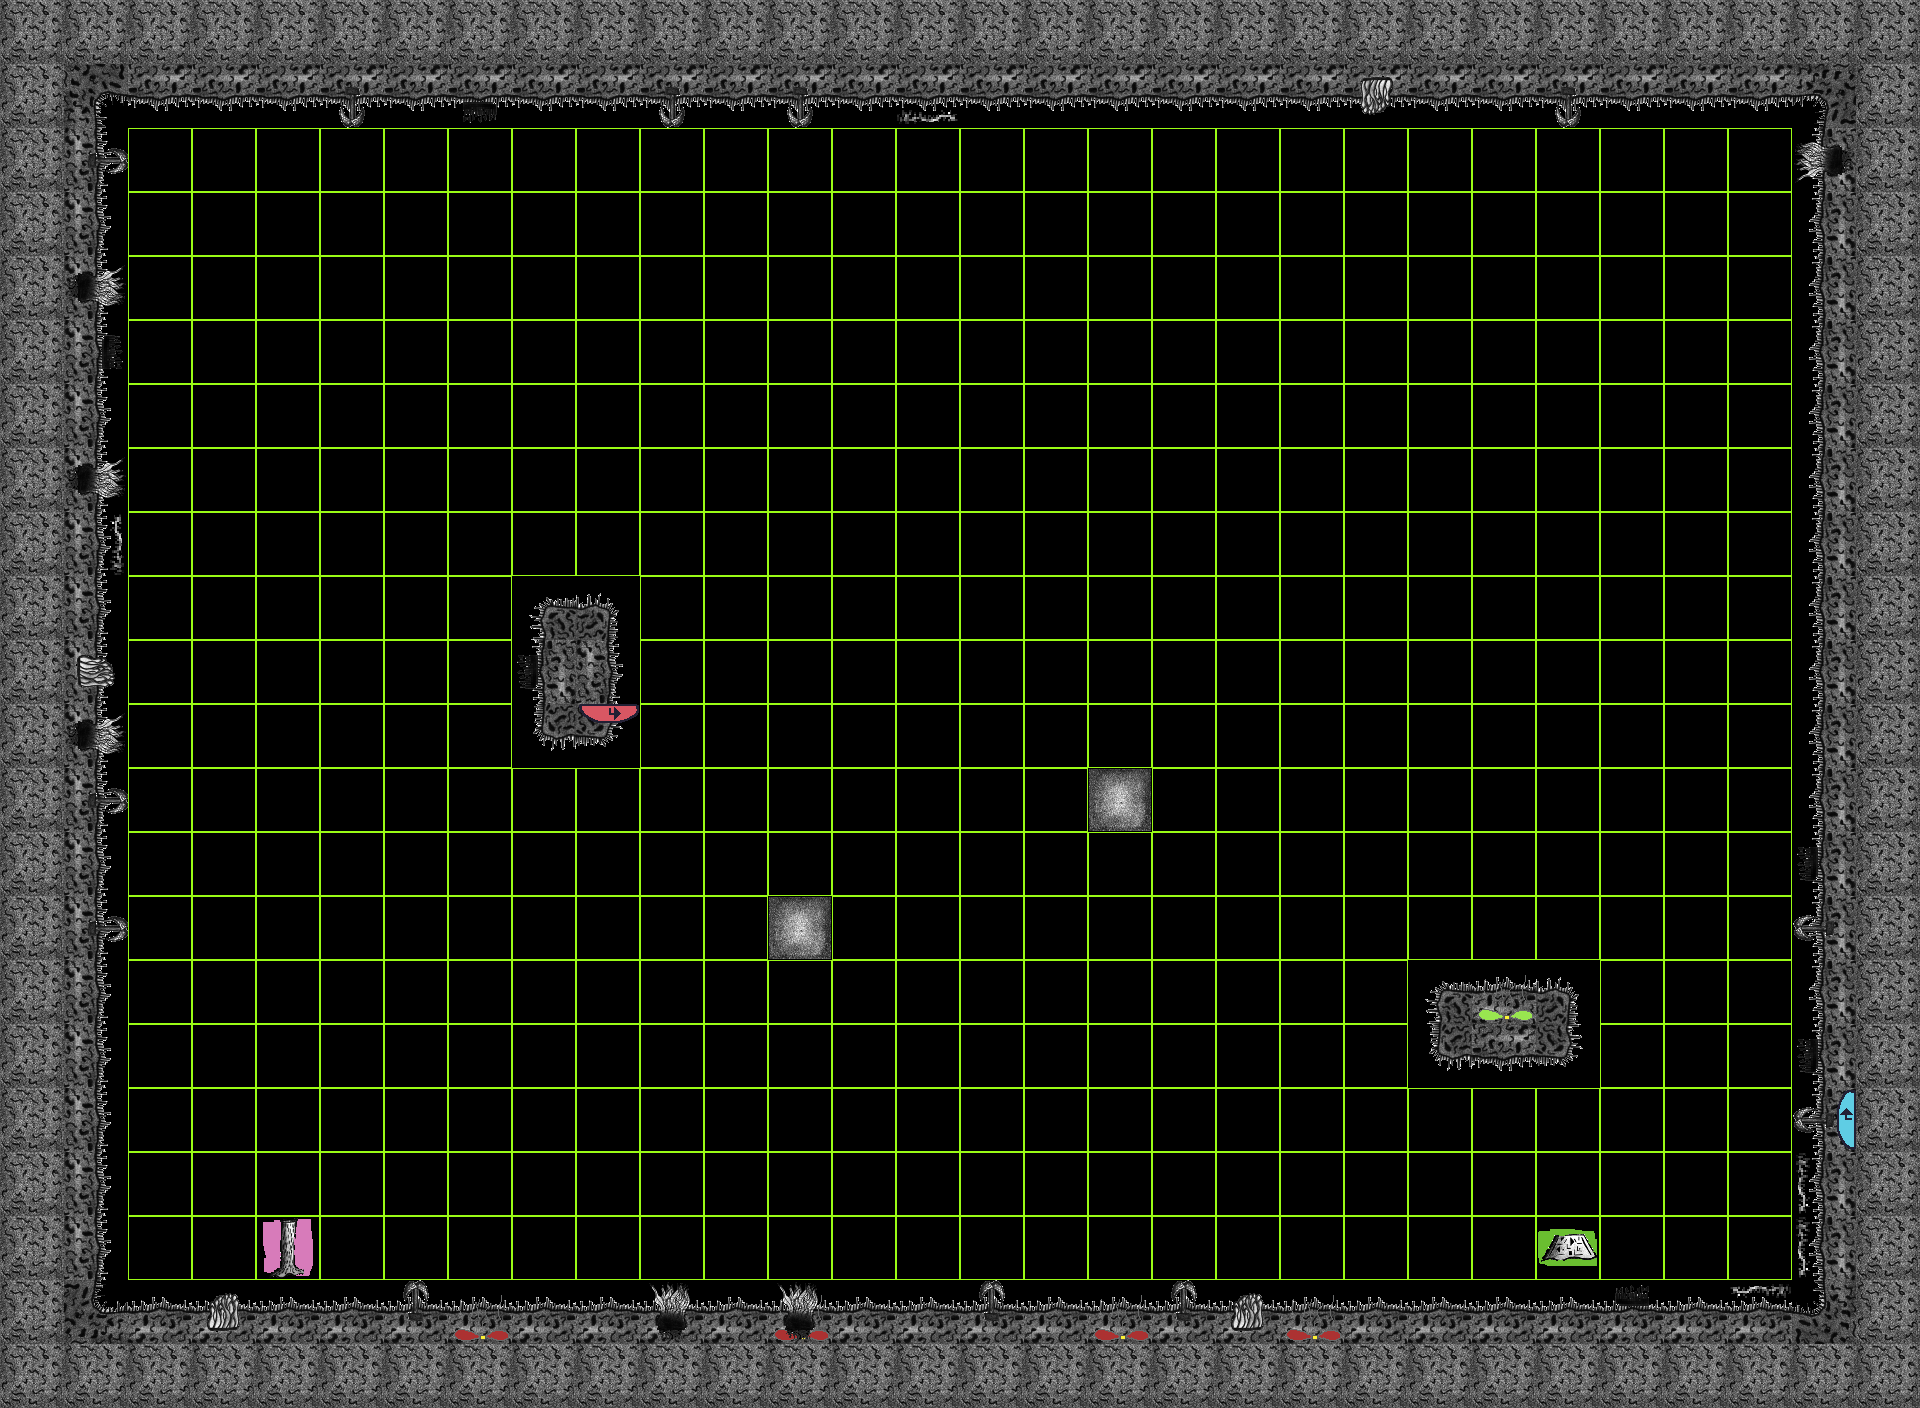

A level layout from a 2D game, rendered from its tile map. Below: a short description, then the map file with its tile-grid data intact:
An orthogonal 30x22 tile map with 64x64 px tiles, 3 tile layers (Tiles, Ingredients, Decorations), 3 tilesets.

<map version="1.0" orientation="orthogonal" renderorder="right-down" width="30" height="22" tilewidth="64" tileheight="64" nextobjectid="4">
 <tileset firstgid="1" source="../Tiles.tsx" />
 <tileset firstgid="51" source="../Ingredients.tsx" />
 <tileset firstgid="101" source="../Decorations.tsx" />
 <layer name="Tiles" width="30" height="22">
  <data encoding="csv">
13,13,13,13,13,13,13,13,13,13,13,13,13,13,13,13,13,13,13,13,13,13,13,13,13,13,13,13,13,13,
13,16,23,23,23,23,23,23,23,23,23,23,23,23,23,23,23,23,23,23,23,23,23,23,23,23,23,23,15,13,
13,14,1,1,1,1,1,1,1,1,1,1,1,1,1,1,1,1,1,1,1,1,1,1,1,1,1,1,12,13,
13,14,1,1,1,1,1,1,1,1,1,1,1,1,1,1,1,1,1,1,1,1,1,1,1,1,1,1,12,13,
13,14,1,1,1,1,1,1,1,1,1,1,1,1,1,1,1,1,1,1,1,1,1,1,1,1,1,1,12,13,
13,14,1,1,1,1,1,1,1,1,1,1,1,1,1,1,1,1,1,1,1,1,1,1,1,1,1,1,12,13,
13,14,1,1,1,1,1,1,1,1,1,1,1,1,1,1,1,1,1,1,1,1,1,1,1,1,1,1,12,13,
13,14,1,1,1,1,1,1,1,1,1,1,1,1,1,1,1,1,1,1,1,1,1,1,1,1,1,1,12,13,
13,14,1,1,1,1,1,1,1,1,1,1,1,1,1,1,1,1,1,1,1,1,1,1,1,1,1,1,12,13,
13,14,1,1,1,1,1,1,2,4,1,1,1,1,1,1,1,1,1,1,1,1,1,1,1,1,1,1,12,13,
13,14,1,1,1,1,1,1,12,14,1,1,1,1,1,1,1,1,1,1,1,1,1,1,1,1,1,1,12,13,
13,14,1,1,1,1,1,1,22,24,1,1,1,1,1,1,1,1,1,1,1,1,1,1,1,1,1,1,12,13,
13,14,1,1,1,1,1,1,1,1,1,1,1,1,1,1,1,11,1,1,1,1,1,1,1,1,1,1,12,13,
13,14,1,1,1,1,1,1,1,1,1,1,1,1,1,1,1,1,1,1,1,1,1,1,1,1,1,1,12,13,
13,14,1,1,1,1,1,1,1,1,1,1,11,1,1,1,1,1,1,1,1,1,1,1,1,1,1,1,12,13,
13,14,1,1,1,1,1,1,1,1,1,1,1,1,1,1,1,1,1,1,1,1,2,3,4,1,1,1,12,13,
13,14,1,1,1,1,1,1,1,1,1,1,1,1,1,1,1,1,1,1,1,1,22,23,24,1,1,1,12,13,
13,14,1,1,1,1,1,1,1,1,1,1,1,1,1,1,1,1,1,1,1,1,1,1,1,1,1,1,12,13,
13,14,1,1,1,1,1,1,1,1,1,1,1,1,1,1,1,1,1,1,1,1,1,1,1,1,1,1,12,13,
13,14,1,1,1,1,1,1,1,1,1,1,1,1,1,1,1,1,1,1,1,1,1,1,1,1,1,1,12,13,
13,6,3,3,3,3,3,3,3,3,3,3,3,3,3,3,3,3,3,3,3,3,3,3,3,3,3,3,5,13,
13,13,13,13,13,13,13,13,13,13,13,13,13,13,13,13,13,13,13,13,13,13,13,13,13,13,13,13,13,13
</data>
 </layer>
 <layer name="Ingredients" width="30" height="22">
  <data encoding="csv">
0,0,0,0,0,0,0,0,0,0,0,0,0,0,0,0,0,0,0,0,0,0,0,0,0,0,0,0,0,0,
0,0,0,0,0,0,0,0,0,0,0,0,0,0,0,0,0,0,0,0,0,0,0,0,0,0,0,0,0,0,
0,0,0,0,0,0,0,0,0,0,0,0,0,0,0,0,0,0,0,0,0,0,0,0,0,0,0,0,0,0,
0,0,0,0,0,0,0,0,0,0,0,0,0,0,0,0,0,0,0,0,0,0,0,0,0,0,0,0,0,0,
0,0,0,0,0,0,0,0,0,0,0,0,0,0,0,0,0,0,0,0,0,0,0,0,0,0,0,0,0,0,
0,0,0,0,0,0,0,0,0,0,0,0,0,0,0,0,0,0,0,0,0,0,0,0,0,0,0,0,0,0,
0,0,0,0,0,0,0,0,0,0,0,0,0,0,0,0,0,0,0,0,0,0,0,0,0,0,0,0,0,0,
0,0,0,0,0,0,0,0,0,0,0,0,0,0,0,0,0,0,0,0,0,0,0,0,0,0,0,0,0,0,
0,0,0,0,0,0,0,0,0,0,0,0,0,0,0,0,0,0,0,0,0,0,0,0,0,0,0,0,0,0,
0,0,0,0,0,0,0,0,0,0,0,0,0,0,0,0,0,0,0,0,0,0,0,0,0,0,0,0,0,0,
0,0,0,0,0,0,0,0,0,0,0,0,0,0,0,0,0,0,0,0,0,0,0,0,0,0,0,0,0,0,
0,0,0,0,0,0,0,0,0,75,0,0,0,0,0,0,0,0,0,0,0,0,0,0,0,0,0,0,0,0,
0,0,0,0,0,0,0,0,0,0,0,0,0,0,0,0,0,0,0,0,0,0,0,0,0,0,0,0,0,0,
0,0,0,0,0,0,0,0,0,0,0,0,0,0,0,0,0,0,0,0,0,0,0,0,0,0,0,0,0,0,
0,0,0,0,0,0,0,0,0,0,0,0,0,0,0,0,0,0,0,0,0,0,0,0,0,0,0,0,0,0,
0,0,0,0,0,0,0,0,0,0,0,0,0,0,0,0,0,0,0,0,0,0,0,78,0,0,0,0,0,0,
0,0,0,0,0,0,0,0,0,0,0,0,0,0,0,0,0,0,0,0,0,0,0,0,0,0,0,0,0,0,
0,0,0,0,0,0,0,0,0,0,0,0,0,0,0,0,0,0,0,0,0,0,0,0,0,0,0,0,52,0,
0,0,0,0,0,0,0,0,0,0,0,0,0,0,0,0,0,0,0,0,0,0,0,0,0,0,0,0,0,0,
0,0,0,0,57,0,0,0,0,0,0,0,0,0,0,0,0,0,0,0,0,0,0,0,58,0,0,0,0,0,
0,0,0,0,0,0,0,80,0,0,0,0,80,0,0,0,0,80,0,0,80,0,0,0,0,0,0,0,0,0,
0,0,0,0,0,0,0,0,0,0,0,0,0,0,0,0,0,0,0,0,0,0,0,0,0,0,0,0,0,0
</data>
 </layer>
 <layer name="Decorations" width="30" height="22">
  <data encoding="csv">
0,0,0,0,0,0,0,0,0,0,0,0,0,0,0,0,0,0,0,0,0,0,0,0,0,0,0,0,0,0,
0,0,0,0,0,118,0,114,0,0,118,0,118,0,120,0,0,0,0,0,0,116,0,0,118,0,0,0,0,0,
0,108,0,0,0,0,0,0,0,0,0,0,0,0,0,0,0,0,0,0,0,0,0,0,0,0,0,0,111,0,
0,0,0,0,0,0,0,0,0,0,0,0,0,0,0,0,0,0,0,0,0,0,0,0,0,0,0,0,0,0,
0,102,0,0,0,0,0,0,0,0,0,0,0,0,0,0,0,0,0,0,0,0,0,0,0,0,0,0,0,0,
0,104,0,0,0,0,0,0,0,0,0,0,0,0,0,0,0,0,0,0,0,0,0,0,0,0,0,0,0,0,
0,0,0,0,0,0,0,0,0,0,0,0,0,0,0,0,0,0,0,0,0,0,0,0,0,0,0,0,0,0,
0,102,0,0,0,0,0,0,0,0,0,0,0,0,0,0,0,0,0,0,0,0,0,0,0,0,0,0,0,0,
0,110,0,0,0,0,0,0,0,0,0,0,0,0,0,0,0,0,0,0,0,0,0,0,0,0,0,0,0,0,
0,0,0,0,0,0,0,0,0,0,0,0,0,0,0,0,0,0,0,0,0,0,0,0,0,0,0,0,0,0,
0,106,0,0,0,0,0,0,113,0,0,0,0,0,0,0,0,0,0,0,0,0,0,0,0,0,0,0,0,0,
0,102,0,0,0,0,0,0,0,0,0,0,0,0,0,0,0,0,0,0,0,0,0,0,0,0,0,0,0,0,
0,108,0,0,0,0,0,0,0,0,0,0,0,0,0,0,0,0,0,0,0,0,0,0,0,0,0,0,0,0,
0,0,0,0,0,0,0,0,0,0,0,0,0,0,0,0,0,0,0,0,0,0,0,0,0,0,0,0,113,0,
0,108,0,0,0,0,0,0,0,0,0,0,0,0,0,0,0,0,0,0,0,0,0,0,0,0,0,0,117,0,
0,0,0,0,0,0,0,0,0,0,0,0,0,0,0,0,0,0,0,0,0,0,0,0,0,0,0,0,0,0,
0,0,0,0,0,0,0,0,0,0,0,0,0,0,0,0,0,0,0,0,0,0,0,0,0,0,0,0,113,0,
0,0,0,0,0,0,0,0,0,0,0,0,0,0,0,0,0,0,0,0,0,0,0,0,0,0,0,0,117,0,
0,0,0,0,0,0,0,0,0,0,0,0,0,0,0,0,0,0,0,0,0,0,0,0,0,0,0,0,119,0,
0,0,0,0,0,0,0,0,0,0,0,0,0,0,0,0,0,0,0,0,0,0,0,0,0,0,0,0,119,0,
0,0,0,105,0,0,107,0,0,0,101,0,101,0,0,107,0,0,107,105,0,0,0,0,0,103,0,109,0,0,
0,0,0,0,0,0,0,0,0,0,0,0,0,0,0,0,0,0,0,0,0,0,0,0,0,0,0,0,0,0
</data>
 </layer>
</map>
